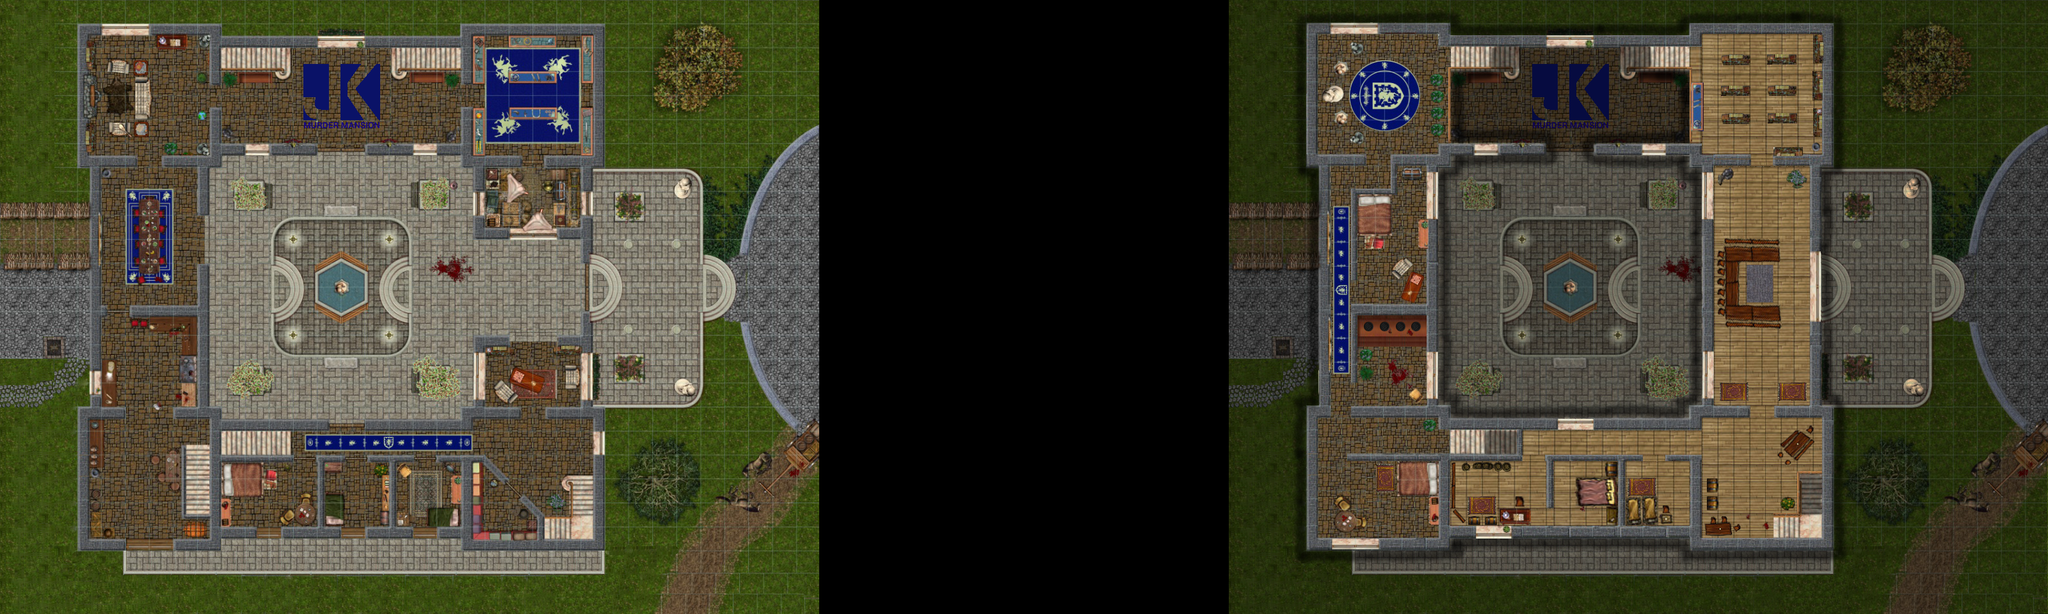

Below is a game level as drawn by its tile map, then a one-line description and the .tmx that defines it (tile-layer data replaced by summaries):
An orthogonal 100x30 tile map with 32x32 px tiles, 1 tile layer (map), 2 tilesets and 104 objects (104x object).

<map version="1.0" orientation="orthogonal" renderorder="right-up" width="100" height="30" tilewidth="32" tileheight="32" nextobjectid="128">
 <tileset firstgid="1" name="MMmansion2" tilewidth="32" tileheight="32">
  <image source="MMmansion2.png" width="1280" height="960" />
 </tileset>
 <tileset firstgid="1201" name="MMmansion2-2" tilewidth="32" tileheight="32">
  <image source="MMmansion2-2.png" width="1280" height="960" />
 </tileset>
 <layer name="map" width="100" height="30">
  <data>[3000 cells, 2400 non-empty, 2400 distinct tile ids]</data>
 </layer>
 <objectgroup name="wall">
  <object id="1" name="wall" type="object" x="939.5" y="861">
   <polyline points="0,0 0.543478,31.8696 -741.409,31 -741.562,-18.3125 -759.625,-18.25 -763.688,-18.5 -785.312,-18.25 -800.625,-18.6875 -800.25,-58 -799.75,-78.5833 -799.583,-93 -799.75,-116.667 -799.667,-137.5 -799.667,-204.75 -743.167,-206 -742.833,-226.333 -780.75,-225.083 -780.583,-270 -780.917,-294.167 -781.167,-364.667 -773.5,-365 -773.167,-381.333 -781.5,-381.667 -781.167,-598.667 -725.5,-599.333 -725.5,-616.667 -802.417,-617.25 -802,-677.083 -801.667,-700.167 -801.333,-714.75 -801.25,-731.333 -801.417,-806.5 -691.833,-805.667 -678.167,-805.833 -663.75,-806 -651.167,-805.333 -623.167,-805.333 -611.333,-806.083 -611.167,-789 -611.833,-745.667 -611.917,-741.833 -612.25,-728.167 -595.5,-728.417 -595.167,-748.833 -512.833,-747.667 -495.5,-746.667 -495.5,-752 -595.5,-752 -595.5,-789 -220.409,-788.818 -219.864,-755.727 -318.045,-754.636 -317.864,-747.182 -300.409,-747 -264.652,-747.561 -235.235,-748.159 -220.159,-747.341 -219.932,-739.242 -219.932,-729.409 -200.515,-729.371 -200.515,-758.106 -200.114,-805.795 -140.227,-805.03 -116.97,-804.97 -93.4583,-804.833 -74.375,-806 -27.6667,-805.958 -11.5417,-806.125 -12.0833,-735.417 -12,-689.667 -12,-616.917 -27.5417,-617.292 -89.75,-618.25 -89.5,-598.25 -31.9167,-598.5 -32.0076,-504.174 -70.25,-503.5 -99.0833,-503.083 -126.917,-503.167 -182,-504 -182.25,-529.417 -182.333,-599.833 -126,-601 -126,-618 -201.25,-617.167 -201.25,-691.667 -219,-691.5 -218.5,-636 -368,-636.5 -368,-620.5 -218,-618 -217.5,-600.5 -201,-600.5 -199.682,-487.727 -32.1667,-487.667 -31.8333,-451.667 -17.5,-451.333 -18.1667,-464.333 -13.5,-464 -12.5,-591 132.167,-590.333 143.5,-586.333 149.833,-577.333 152.833,-570.333 154.5,-448.667 161.167,-447.667 174.5,-445.667 180.5,-441 187.5,-433.333 193.833,-421.667 195.833,-413.333 193.833,-399 187.833,-386.667 178.5,-378.667 166.833,-373 152.833,-372.333 153.5,-255.333 148.833,-241 138.833,-231.667 126.167,-228.333 91.5,-229 -13.6212,-227.94 -13.5606,-303.091 -13.4167,-308.083 -13.5833,-356.25 -18.4583,-355.917 -18.5,-373.333 -31.1667,-372.667 -31.3485,-335.485 -66.5,-335.818 -66.5,-319.667 -32.7727,-320 -32.9848,-286.121 -32.9242,-281.492 -32.9242,-266.155 -32.8712,-255.519 -32.4583,-224.542 -87.5,-225 -87.8333,-206.333 -12.8333,-207.667 -11.8333,-18.6667 -89.1667,-17.6667 -88.8333,-49.6667 -47.1667,-50.6667 -46.5,-107 -48.5,-106.333 -48.5,-82.2083 -48.875,-53.9584 -73.2917,-53.4167 -89.5,-54 -119.833,-87 -127.5,-79.5 -100.25,-51.25 -100.5,-48.25 -100.125,-36.375 -100.375,-24.25 -100.25,-15.5 -201.25,-15.875 -201,-138.125 -185.5,-137.875 -152,-104.5 -145.25,-110.75 -182,-148.75 -257.75,-148.5 -257.5,-138.636 -218.625,-139.068 -218.773,-114.205 -218.602,-102.659 -218.92,-86.1364 -219.25,-78.1364 -219.136,-61.1705 -219,-37.5909 -247.659,-37.2727 -256.045,-37.3636 -256.045,-19.5455 -218.591,-19.3636 -218.045,1 0.00555556,-0.00555556" />
  </object>
  <object id="2" name="wall" type="object" x="646.727" y="722.364">
   <polyline points="-0.913043,0 -27.7273,0.636364 -27.7273,84.0114 -27.4773,101.011 -11.2898,101.043 -1.88352,100.824 -1.97727,118.136 -75.7273,119.886 -75.4773,101.386 -38.4773,101.636 -38.8523,18.2614 -38.9773,1.3864 -54.8523,1.38636 -71.4773,1.38636 -71.4773,-10.3636 -0.977273,-11.1136 -0.99086,-0.0076581" />
  </object>
  <object id="3" name="wall" type="object" x="537.333" y="712.667">
   <polyline points="0,0 -0.25,9.83333 -7.91667,9.83333 -29.25,9.9167 -29.3333,18.3333 -29.5,110.583 -5.33333,110.75 -5.33333,126.333 -97.3333,127 -96,111.667 -76.6667,111.333 -41.1667,111.333 -41.6667,81 -41.6667,-1.33333 -0.333333,-0.666667" />
  </object>
  </objectgroup>
</map>
<!-- 101 of 104 objects omitted -->